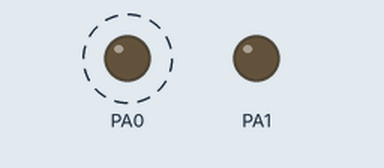
A program run on a simulated ATmega128, built with avr-gcc and emulated at 16 MHz. On the bench: output pins drawn as LEDs (lit = HIGH). Dashed ring = blinking.

Above: at 0.5 s.
Timing chart, 0 to 4.7 s (numbered marks = the images above):
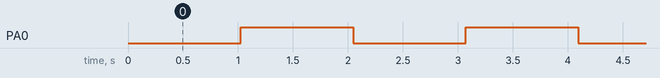

Measured:
- by itself, PA0: alternates HIGH for 1.0 s and LOW for 1.0 s

The program:

main.c
```c
/*
 * LED_1Second.c
 *
 * Created: 2020-09-07 오후 3:56:46
 * Author : PKNU
 */

#include <avr/io.h>
#include <avr/interrupt.h>
#include <util/delay.h>
#define  ON 1
#define  OFF 0


unsigned char On_Off=OFF;
unsigned char timer0Cnt=0;

SIGNAL(TIMER0_COMP_vect)
{
	cli();

	if(++timer0Cnt==250)
	{
		timer0Cnt=0;
		if(On_Off==OFF)
		{
			PORTA =0x01; //LED On
			On_Off=ON;
		}
		else
		{
			PORTA =0x00; //LED Off
			On_Off=OFF;
		}

	}
	sei();
}


int main(void)
{
	DDRA = 0x03; //PA0,1 출력 설정

	TCCR0 = 0x06; //분주비 256
	TCNT0=0x00;	  //카운터 초기값 0
	OCR0 = 250;   //비교 값 256
	TIMSK=0x02;   //비교 인터럽트 enable
	sei();        //전역 인터럽트 시작.
	while (1)
	{
	}
}
```
